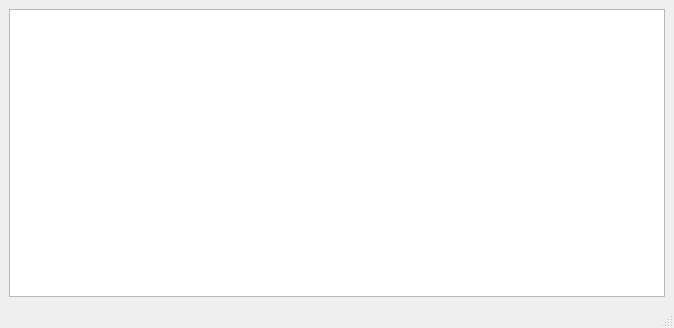
<?xml version="1.0" encoding="UTF-8"?>
<ui version="4.0">
 <class>MainWindow</class>
 <widget class="QMainWindow" name="MainWindow">
  <property name="geometry">
   <rect>
    <x>0</x>
    <y>0</y>
    <width>674</width>
    <height>328</height>
   </rect>
  </property>
  <property name="windowTitle">
   <string>Основная форма</string>
  </property>
  <widget class="QWidget" name="centralwidget">
   <layout class="QGridLayout" name="gridLayout">
    <item row="0" column="0">
     <widget class="QTableWidget" name="tableWidget"/>
    </item>
   </layout>
  </widget>
  <widget class="QMenuBar" name="menubar">
   <property name="geometry">
    <rect>
     <x>0</x>
     <y>0</y>
     <width>674</width>
     <height>21</height>
    </rect>
   </property>
  </widget>
  <widget class="QStatusBar" name="statusbar"/>
 </widget>
 <resources/>
 <connections/>
</ui>
